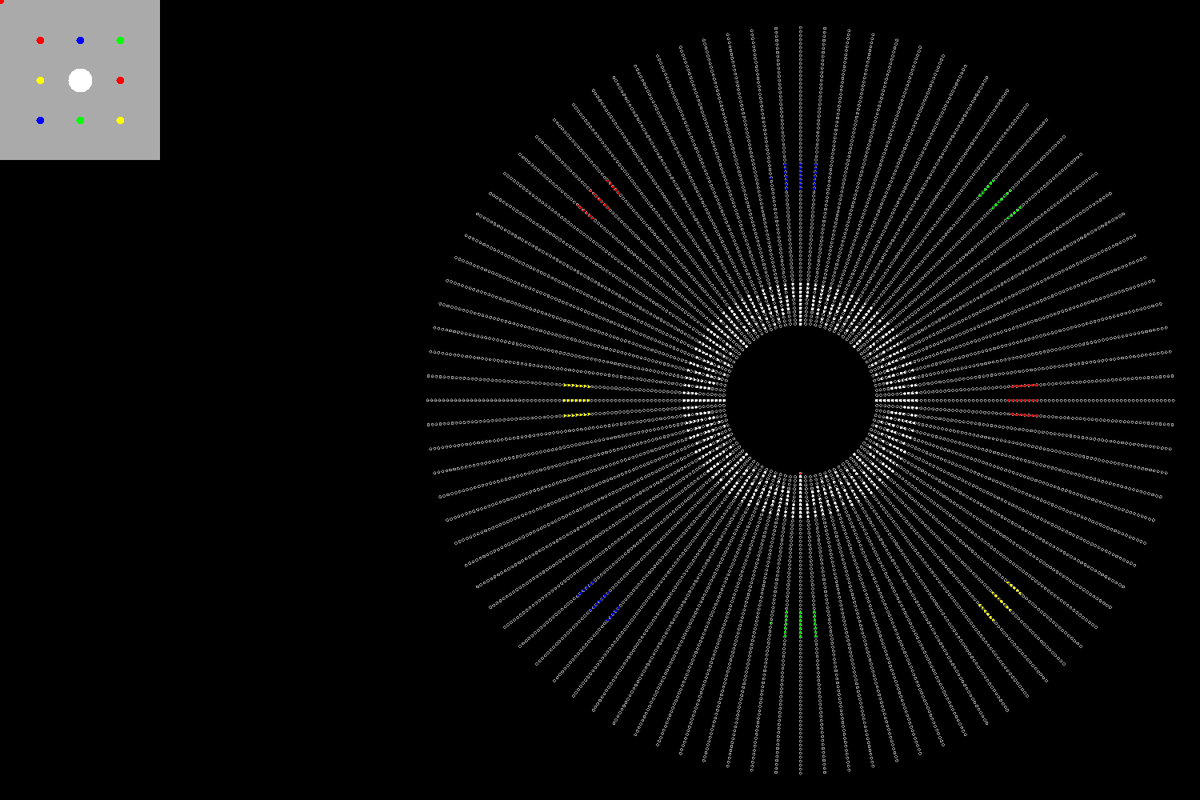
Frame 1 (no input)
Frame 60 (the mouse pressed at the canvas centre just before this capture): identical to frame 1, image omitted
Frame 120 (the mouse held since frame 60 and released just before this capture): identical to frame 1, image omitted

The Processing sketch that drew this single still picture (run headless with seeded random() and noise(); from frame 60 on, the mouse is pressed at the canvas centre):

// Processing sketch: simulatorv1
// ── simulatorv1.pde
// use this to control the pixel pusher simulator display
import java.util.List;

int ledSpacer = 7;
int ledSize = 5;
int columns = 124;
int rows = 60;
color OFF = color(170,170,170);
color DEAD = color(0,0,0);

int dispWidth = 200;
int dispHeight = 200;

// run once
void setup() {
  noSmooth(); // turn of anti-aliasing for 1-to-1 pixel color
  fill(0);
  size(1500,1000);
  fill(0);
  rect(0,0,1500,1000);
  fill(OFF);
  noStroke();
  rect(0,0,dispWidth,dispHeight);
  buildCanopy(1000,500);
}

int _tick = 0;

TestPattern pattern = new TestPattern();
void draw() {
  // speed control
  if (_tick % 2 == 0) {
    noStroke();
    // ==vvv= PATTERN DRAWING GOES HERE =vvv==
     pattern.run();
    // ==^^^^^^^^^^^^^^^^^^^^^^^^^^^^^^^^^^^==
  }
  
  // this maps directly to strips/rads
  // we'll need a function that converts strips/rads to pixel pusher arrays (e.g. 8 of 6 of 75);
  scrapePixels();
   _tick += 1;
}

void scrapePixels() {
  for (int y = 0; y < dispHeight; y++) {
    for (int x = 0; x < dispWidth; x++) {
       color c = get(x,y);
       if (c == OFF) continue;
       else {
         PolarCoord p = new PolarCoord(x,y);
         if (p.center) {
            // center of the canopy requires some thought
         } else {
           p.mapCanopy();
           // CONVERT strip to PixelPusher output (1 of 8) and led (1 of 450), with 75 out, then 75 in, 3 times over
           setColor(p.strip, p.led, c);
         } 
       }
    }
  }
}


void setColor(int strip, int led, color c) {
  if (led > 75 || led < 0) return; 
  if (strip < 0) strip += 96;
  pushMatrix();
  translate(1000,500);
  rotate(radians(strip * 3.75));
  fill(c);
  ellipse(0,((18 + led) * 5),3,3);
  popMatrix();
}

// ======================

void buildCanopy(int x, int y) {
  int totalStrips = 96;
  int totalLEDs = 75;
  int strips = 0;
  pushMatrix();
  translate(x, y);
  noFill();
  strokeWeight(1);
  stroke(150,150,150);
 
  while (strips < totalStrips) {
    int stripLeds = 0;
    while (stripLeds < totalLEDs) {
      ellipse(0, totalStrips + (5 * stripLeds), 3,3);
      stripLeds++;
    }
    strips++;
    rotate(radians((float)360/totalStrips));
  }
  fill(color(255,0,0));
  ellipse(0, (totalStrips - 5), 3, 3);
  popMatrix();
}
// ── PixelPusherSim.pde
class Canopy {
  PixelPusher p1;
  PixelPusher p2;
  
  public void Canopy() {
    ArrayList<Strip> ps1 = new ArrayList<Strip>();
    for (int i = 0; i < 8; i++) {
      ps1.add(new Strip(150));
    }
    ArrayList<Strip> ps2 = new ArrayList<Strip>();
    for (int i = 0; i < 8; i++) {
      ps2.add(new Strip(450));
    }
    
    this.p1 = new PixelPusher(ps1);
    this.p2 = new PixelPusher(ps2);
  }
  
  public void setRGB(int strip, int led, color c) {
    if (strip >= 48) {
      this.p2.setRGB(strip - 48, led, c);
    } else {
      this.p1.setRGB(strip, led, c);
    }
  }

}


public class PixelPusher {
  private List<Strip> strips; // max 8
  public PixelPusher(List<Strip> strips) {
    this.strips = strips;
  }
  
  public List<Strip> getStrips() {
    return this.strips;
  }
  
  public void setRGB(int strip, int led, color c) { // strip 0 - 47, led 0 - 74
    // find output pin (0 - 7)
    int pinOut = floor(strip / 6);
     int pixel = (((strip - pinOut * 6) - 1) * 75) + led;
    // a strip will go out-in-out-in-out-in, with each out/in contains 75 pixels
    // 0-74, 150-224, 300-374
    if ((led >= 0 && led <= 74) || (led >= 150 && led <= 224) || (led >= 300 && led <= 374)) {
    }
    // 75-149, 225-299, 374-449 // there are return trip pixels, and need to be adjusted
    else {
      if ((led >= 75 && led <= 149)) {
        pixel = 149 - pixel + 1;
      }
      if ((led >= 225 && led <= 299)) {
        pixel = 299 - pixel + 1;
      }
      if ((led >= 374 && led <= 449)) {
        pixel = 449 - pixel + 1;
      }
    }
    
    this.strips.get(pinOut).setPixel(pixel, c);
  }
}

class Strip {
  private int NUMLEDS;
  private color[] LEDS;
  
  public Strip(int num) {
    this.NUMLEDS = num;
    this.LEDS = new color[num];
  }
  
  public void setPixel(int x, color c) {
    this.LEDS[x] = c;
  }
  
}
// ── PolarCoord.pde
// ======================
class PolarCoord {
  boolean center = false;
  
  float theta;
  float radius;
  
  int strip;
  int led;
  
  public PolarCoord(int x, int y) {
    int x2 = mapCartesianX(x);
    int y2 = mapCartesianY(y);
    if (x2 == 0) {
      if (y2 > 0) { this.theta = PI/2; }
      if (y2 == 0) { 
        this.theta = 0; 
        this.center = true; // special rules for mapping to canopy
      }
      if (y2 < 0) { this.theta = -PI/2; }
    } 
    else {
      this.theta = atan2(y2, x2);
    }
    this.radius = sqrt(x2 * x2 + y2 * y2);
  }
  
  public PolarCoord(float theta, float radius) {
    this.theta = theta;
    this.radius = radius;
  }
  
  public String toString() {
    return this.theta + "," + this.radius;
  }
  
  public void mapCanopy() {
    float thetaDegrees = this.theta * 180 / PI;
    // CONVERT TO CANOPY LAYOUT which is ass backwards
    thetaDegrees = (thetaDegrees + 90) * -1;
    if (thetaDegrees < 0) { thetaDegrees += 360; }
    this.strip = round(thetaDegrees * 96 / 360); 
    this.led = round(this.radius * 75 / dispWidth * 2);
    
  }
  
  private int mapCartesianX(int x) {
    return x - dispWidth / 2;
  }
  
  private int mapCartesianY(int y) {
    return (y - dispHeight / 2) * -1;
  }
  
}
// ── testpatterns.pde



// ======================================
class PatternDiagonalGradient {
  int _x = 0;
  int _y = 0;
  int _c = color(255,100,35);
  
  public void run() {
     set(_x,_y,_c);
     getNextPixel();
     getNextColor();
  }
  
  public void getNextPixel() {
    _x += 1;
    int r = (int)random(100);
    if (r < 10) { _y += -1; }
    else { _y += 1; }
    
    // check params
    if (_x > dispWidth) { _x = 0; }
    if (_x < 0) { _x = dispWidth; }
    if (_y > dispHeight) { _y = 0; }
    if (_y < 0) { _y = dispHeight; }
  }
  
  public void getNextColor() {
    int d = (int)random(10);
    int direction = 1;
    if (d > 5) direction = -1;
    int r = (int)random(3);
    int red = (_c >> 16) & 0xFF;
    int green = (_c >> 8) & 0xFF;
    int blue = _c & 0xFF;  
    
    switch (r) {
      case 0: //red
        red += 20 * direction;
        break;
      case 1:
        green += 20 * direction;
        break;
      case 2:
        blue += 20 * direction;
        break;
    }
    
    _c = color(red, green, blue);
    
  }
}

class TestPattern {
  public void run() {
     fill(color(255,0,0));
      ellipse(0,0,10,10);
      ellipse(50,50,10,10);
      ellipse(dispWidth / 4 * 3, dispHeight/2, 10,10);
      fill(color(0,255,0));
      ellipse(150,50,10,10);
      ellipse(dispWidth / 4 * 2, dispHeight/4 * 3, 10,10);
      fill(color(255,255,0));
      ellipse(150,150,10,10);
      ellipse(dispWidth / 4 , dispHeight/4 * 2, 10,10);
      fill(color(0,0,255));
      ellipse(50,150,10,10);
      ellipse(dispWidth / 4 * 2, dispHeight/4, 10,10);
    
    // center
    fill(255,255,255);
    ellipse(100,100,30,30);
  }
}
